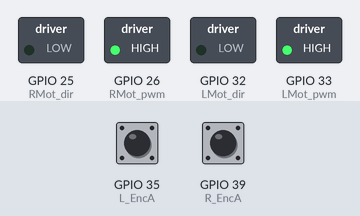
The sketch below on a simulated ESP32. Parts: switched loads named in the sketch (green lamp = pin HIGH). The inputs (shaded band) are chosen by the test bench; at power-on: GPIO 35 (L_EncA) HIGH, GPIO 39 (R_EncA) HIGH. What the sketch prints to the serial monitor is not drawn.

Above: at 0.1 s.
Timing chart, 0 to 1.6 s (numbered marks = the images above):
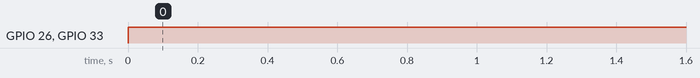

The sketch:

07_move_robot_filtered_velocity.ino
```cpp
/* 08_move_robot_filtered_velocity
Movimiento motores y lectura de la velocidad angular con filtro pasa bajas*/

// ---------- Pines de conexión de los encoders -----------------
#define L_EncA 35  // Pin de interrupción izquierda Canal A
#define L_EncB 34   // Pin para verificar sentido de rueda izquierda Canal B
#define R_EncA 39   // Pin de interrupción derecha Canal A
#define R_EncB 36   // Pin para verificar sentido de rueda derecha Canal B

// ---------- Pines de conexión de los motores -----------------
#define LMot_dir 32     // Dir1 Cytron
#define LMot_pwm 33      // PWM1 Cytron
#define RMot_dir 25      // Dir2 Cytron
#define RMot_pwm 26     // PWM2 Cytron

int inf = 0;
int sup = 4;
// --------------------- Variables -----------------------------
volatile long L_pulses = 0;
volatile long R_pulses = 0;

// Variables para el cálculo de la diferencia de pulsos
volatile long current_L_pulses = 0;
volatile long current_R_pulses = 0;

#define PPR 480       // Pulsos por revolución tomando en cuenta sólo el flanco de subida (16*30)
const unsigned long sampleTime = 100; // Intervalo de tiempo para calcular la velocidad (en milisegundos)

// Variables para el cálculo del tiempo
volatile unsigned long previousTime = 0;
volatile unsigned long currentTime = 0;
volatile float deltaTime  = 0;  // deltaTime = currentTime - previousTime

// Variables para el Cálculo de Velocidad
float L_ang_Velocity_rev_s = 0.0;
float R_ang_Velocity_rev_s = 0.0;

// Variables para el cálculo de la diferencia de pulsos
float L_vel_Filt = 0;
float L_vel_Prev = 0;
float R_vel_Filt = 0;
float R_vel_Prev = 0;

float L_ang_Velocity_rad_s = 0.0;
float R_ang_Velocity_rad_s = 0.0;


// ---------------------- Funciones -----------------------------
void IRAM_ATTR L_PulsesCounter(){
  if (digitalRead(L_EncB) == HIGH){     // si B es HIGH, sentido horario
    L_pulses++ ;        // incrementa PULSES en 1
  }
  else {          // si B es LOW, sentido anti horario
    L_pulses-- ;        // decrementa el PULSES en 1
  }
}

void IRAM_ATTR R_PulsesCounter(){
  if (digitalRead(R_EncB) == HIGH){     // si B es HIGH, sentido horario
    R_pulses-- ;        // incrementa PULSES en 1
  }
  else {          // si B es LOW, sentido anti horario
    R_pulses++ ;        // decrementa el PULSES en 1
  }
}


// ---------------------- Funciones -----------------------------
void moveRobot(float linealVel, float angularVel){
// Variables para calcular las señales PWM de cada motor
  int L_pwm = 0;
  int R_pwm = 0;

  L_pwm = linealVel*50 - angularVel*50;        // Se multiplican los valores en m/s y rad/s por un factor de 100 cada uno para obtener el valor de la rueda izq
  L_pwm = constrain(L_pwm, -150, 150);    // Restringuiendo límites para rueda izquierda para no salturarla
  L_pwm = map(L_pwm,-150,150, -255, 255); // Se escala para tener el valor de PWM de la rueda izquierda

  R_pwm = linealVel*50 + angularVel*50;          // Se multiplican los valores en m/s y rad/s por un factor de 100 cada uno para obtener el valor de la rueda der
  R_pwm = constrain(R_pwm, -150, 150);        // Restringuiendo límites para rueda derecha para no salturarla
  R_pwm = map(R_pwm,-150,150, -255, 255);     // Se escala para tener el calor de PWM de la rueda derecha

// Condiciones para establecer los 4 movimientos del robot
  if (L_pwm > 10 && R_pwm > 10){
    // Movimiento recto al frente
    digitalWrite(LMot_dir,LOW);
    digitalWrite(RMot_dir,LOW);
  }

  else if (L_pwm < -10 && R_pwm < -10){
    // Movimiento recto atrás
    digitalWrite(LMot_dir,HIGH);
    digitalWrite(RMot_dir,HIGH);
  }

  else if (L_pwm < -10 && R_pwm > 10){
    // Giro a la izquierda
    digitalWrite(LMot_dir,HIGH);
    digitalWrite(RMot_dir,LOW);
  }
  else if (L_pwm > 10 && R_pwm < -10){
    // Giro a la derecha
    digitalWrite(LMot_dir,LOW);
    digitalWrite(RMot_dir,HIGH);
  }

  // Aplicar señales PWM a los motores
  analogWrite(LMot_pwm, abs(L_pwm));
  analogWrite(RMot_pwm, abs(R_pwm));
  measureSpeed();
}


void measureSpeed(){
  currentTime = millis();

  // Calcular la velocidad angular cada sampleTime
  if (currentTime - previousTime >= sampleTime) {
    current_L_pulses = L_pulses;
    current_R_pulses = R_pulses;
    L_pulses = 0;                 // Reinicia el contador de la rueda izquierda para el próximo intervalo
    R_pulses = 0;                 // Reinicia el contador de la rueda izquierda para el próximo intervalo

    deltaTime = currentTime - previousTime;
    previousTime = currentTime;   // Actualiza el tiempo de la última lectura

    // Calcular las revoluciones por segundo del MOTOR
    L_ang_Velocity_rev_s = ((float)current_L_pulses)*10 / PPR;
    R_ang_Velocity_rev_s = ((float)current_R_pulses)*10 / PPR;

    // Filtro pasa-baja con 25 Hz de corte
    L_vel_Filt = 0.854*L_vel_Filt + 0.0728*L_ang_Velocity_rev_s + 0.0728*L_vel_Prev;
    L_vel_Prev = L_ang_Velocity_rev_s;


    // Convertir revoluciones por segundo a radianes por segundo
    L_ang_Velocity_rad_s = L_ang_Velocity_rev_s * 2 * PI;
    R_ang_Velocity_rad_s = R_ang_Velocity_rev_s * 2 * PI;
  }
}


void printValues(){
  /*Serial.print("Tiempo: ");
  Serial.print(currentTime);
  Serial.print(" ms | Delta_t: ");
  Serial.print(deltaTime);
  Serial.print(" | Pulsos en intervalo: ");
  Serial.print(current_L_pulses);
  Serial.print(" -  ");
  Serial.print(current_R_pulses);
  Serial.print(" | Velocidad angular: ");
  Serial.print(L_ang_Velocity_rad_s, 2); // 2 decimales
  Serial.print(" rad/s - ");
  Serial.print(R_ang_Velocity_rad_s, 2); // 2 decimales
  Serial.print(" rad/s | ");*/
  Serial.print(L_ang_Velocity_rev_s, 2); // 2 decimales
  Serial.print(" - ");
  Serial.print(L_vel_Filt, 2); // 2 decimales
  //Serial.print(" rev/s");
  Serial.print(" - ");
  Serial.print(inf);
  Serial.print(" - ");
  Serial.println(sup);
  delay(10);
}


// ----------------------- Setup -----------------------------
void setup() {
  pinMode(L_EncA, INPUT);
  pinMode(L_EncB, INPUT);
  pinMode(R_EncA, INPUT);
  pinMode(R_EncB, INPUT);

  pinMode(LMot_dir, OUTPUT);
  pinMode(RMot_dir, OUTPUT);

  attachInterrupt(L_EncA, L_PulsesCounter, RISING);
  attachInterrupt(R_EncA, R_PulsesCounter, RISING);

  Serial.begin(115200);
}


// ----------------------- Loop -----------------------------
void loop() {
  moveRobot(3.0, 0.0);  // Mover recto hacia adelante
  printValues();

  /*Serial.println("Forward");
  delay(2000);         // Esperar 2 segundos

  moveRobot(-1.0, 0);  // Mover recto hacia atrás
  printValues();
  Serial.println("Back");
  delay(2000);         // Esperar 2 segundos

  moveRobot(0.0, 1.0); // Girar hacia la izquierda
  printValues();
  Serial.println("Left");
  delay(2000);         // Esperar 2 segundos

  moveRobot(0.0, -1.0);  // Girar hacia la derecha
  printValues();
  Serial.println("Right");
  delay(2000);         // Esperar 2 segundos

  moveRobot(0, 0);    // Detenido
  printValues();
  Serial.println("Stop");
  delay(2000);         // Esperar 2 segundos*/
}
```

Measured:
- by itself, GPIO 26 (RMot_pwm), GPIO 33 (LMot_pwm): LOW → HIGH at 0.00 s
